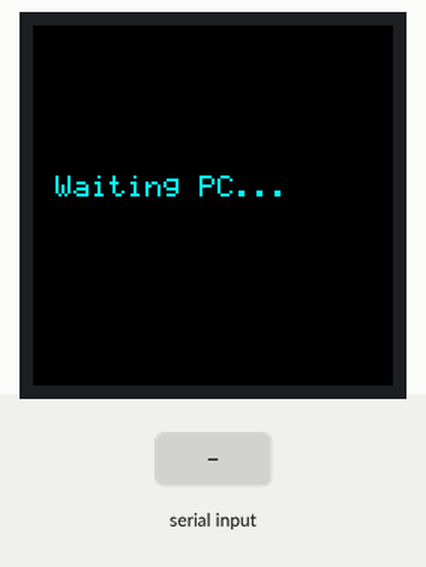
Simulated run of this program. Board: Raspberry Pi Pico running MicroPython. On the bench: 240×240 colour display. The test bench sets the inputs (shaded band).

Above: at 7.0 s.
7.1 s: "1" typed at the serial console, then Enter
At 10.0 s:
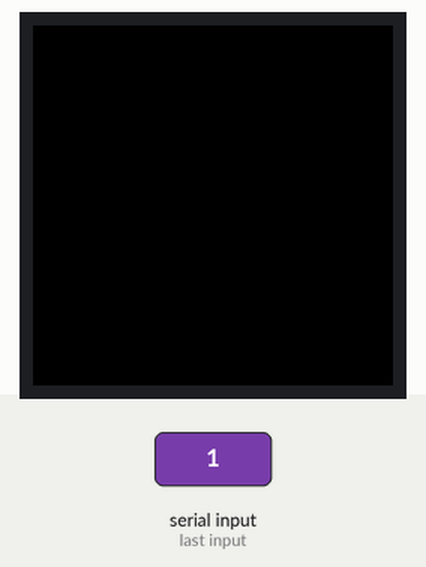
10.1 s: "0" typed at the serial console, then Enter
Timing chart, 0 to 13.1 s (numbered marks = the images above; inputs shaded):
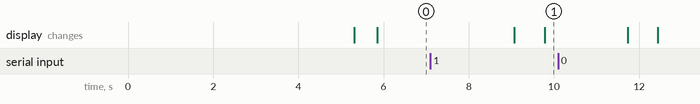

The program:

main.py
```python
import sys
import machine
import time
import ustruct
import select

# ============================================================================
# 1. ПОВНИЙ ШРИФТ 5x7 (Всі англійські літери, цифри та знаки)
# ============================================================================
FONT_BASIC = {
    ' ': [0x00, 0x00, 0x00, 0x00, 0x00], '!': [0x00, 0x00, 0x5f, 0x00, 0x00],
    ',': [0x00, 0x50, 0x30, 0x00, 0x00], '.': [0x00, 0x60, 0x60, 0x00, 0x00],
    '?': [0x00, 0x02, 0x51, 0x05, 0x00],

    # Цифри
    '0': [0x3e, 0x51, 0x49, 0x45, 0x3e], '1': [0x00, 0x42, 0x7f, 0x40, 0x00],
    '2': [0x42, 0x61, 0x51, 0x49, 0x46], '3': [0x21, 0x41, 0x45, 0x4b, 0x31],
    '4': [0x18, 0x14, 0x12, 0x7f, 0x10], '5': [0x27, 0x45, 0x45, 0x45, 0x39],
    '6': [0x3c, 0x4a, 0x49, 0x49, 0x30], '7': [0x01, 0x71, 0x09, 0x05, 0x03],
    '8': [0x36, 0x49, 0x49, 0x49, 0x36], '9': [0x06, 0x49, 0x49, 0x29, 0x1e],

    # ВЕЛИКІ ЛІТЕРИ
    'A': [0x7e, 0x11, 0x11, 0x11, 0x7e], 'B': [0x7f, 0x49, 0x49, 0x49, 0x36],
    'C': [0x3e, 0x41, 0x41, 0x41, 0x22], 'D': [0x7f, 0x41, 0x41, 0x22, 0x1c],
    'E': [0x7f, 0x49, 0x49, 0x49, 0x41], 'F': [0x7f, 0x09, 0x09, 0x09, 0x01],
    'G': [0x3e, 0x41, 0x49, 0x49, 0x7a], 'H': [0x7f, 0x08, 0x08, 0x08, 0x7f],
    'I': [0x00, 0x41, 0x7f, 0x41, 0x00], 'J': [0x20, 0x40, 0x41, 0x3f, 0x01],
    'K': [0x7f, 0x08, 0x14, 0x22, 0x41], 'L': [0x7f, 0x40, 0x40, 0x40, 0x40],
    'M': [0x7f, 0x02, 0x0c, 0x02, 0x7f], 'N': [0x7f, 0x04, 0x08, 0x10, 0x7f],
    'O': [0x3e, 0x41, 0x41, 0x41, 0x3e], 'P': [0x7f, 0x09, 0x09, 0x09, 0x06],
    'Q': [0x3e, 0x41, 0x51, 0x21, 0x5e], 'R': [0x7f, 0x09, 0x19, 0x29, 0x46],
    'S': [0x46, 0x49, 0x49, 0x49, 0x31], 'T': [0x01, 0x01, 0x7f, 0x01, 0x01],
    'U': [0x3f, 0x40, 0x40, 0x40, 0x3f], 'V': [0x1f, 0x20, 0x40, 0x20, 0x1f],
    'W': [0x3f, 0x40, 0x38, 0x40, 0x3f], 'X': [0x63, 0x14, 0x08, 0x14, 0x63],
    'Y': [0x07, 0x08, 0x70, 0x08, 0x07], 'Z': [0x61, 0x51, 0x49, 0x45, 0x43],

    # маленькі літери
    'a': [0x20, 0x54, 0x54, 0x54, 0x78], 'b': [0x7f, 0x48, 0x44, 0x44, 0x38],
    'c': [0x38, 0x44, 0x44, 0x44, 0x20], 'd': [0x38, 0x44, 0x44, 0x48, 0x7f],
    'e': [0x38, 0x54, 0x54, 0x54, 0x18], 'f': [0x08, 0x7e, 0x09, 0x01, 0x02],
    'g': [0x0c, 0x52, 0x52, 0x52, 0x3e], 'h': [0x7f, 0x08, 0x04, 0x04, 0x78],
    'i': [0x00, 0x44, 0x7d, 0x40, 0x00], 'j': [0x20, 0x40, 0x44, 0x3d, 0x00],
    'k': [0x7f, 0x10, 0x28, 0x44, 0x00], 'l': [0x00, 0x41, 0x7f, 0x40, 0x00],
    'm': [0x7c, 0x04, 0x18, 0x04, 0x78], 'n': [0x7c, 0x08, 0x04, 0x04, 0x78],
    'o': [0x38, 0x44, 0x44, 0x44, 0x38], 'p': [0x7c, 0x14, 0x14, 0x14, 0x08],
    'q': [0x08, 0x14, 0x14, 0x14, 0x7c], 'r': [0x7c, 0x08, 0x04, 0x04, 0x08],
    's': [0x24, 0x54, 0x54, 0x54, 0x48], 't': [0x04, 0x3f, 0x44, 0x40, 0x20],
    'u': [0x3c, 0x40, 0x40, 0x20, 0x7c], 'v': [0x1c, 0x20, 0x40, 0x20, 0x1c],
    'w': [0x3c, 0x40, 0x30, 0x40, 0x3c], 'x': [0x44, 0x28, 0x10, 0x28, 0x44],
    'y': [0x0c, 0x50, 0x50, 0x50, 0x3c], 'z': [0x44, 0x64, 0x54, 0x4c, 0x44]
}

BLACK = 0x0000
WHITE = 0xFFFF
CYAN = 0x07FF

# ============================================================================
# 2. КЛАС ДРАЙВЕРА ST7789
# ============================================================================
class ST7789:
    def __init__(self, spi, width, height, reset, cs, dc):
        self.spi = spi
        self.width = width
        self.height = height
        self.reset = reset
        self.cs = cs
        self.dc = dc
        self.hard_reset()
        self.init_display()

    def write_cmd(self, cmd):
        self.dc.off(); self.cs.off(); self.spi.write(bytearray([cmd])); self.cs.on()

    def write_data(self, data):
        self.dc.on(); self.cs.off(); self.spi.write(data); self.cs.on()

    def hard_reset(self):
        self.reset.on(); time.sleep_ms(50)
        self.reset.off(); time.sleep_ms(50)
        self.reset.on(); time.sleep_ms(150)

    def init_display(self):
        self.write_cmd(0x01); time.sleep_ms(150) # Reset
        self.write_cmd(0x11); time.sleep_ms(120) # Sleep Out
        self.write_cmd(0x3A); self.write_data(bytearray([0x55])) # 16-bit color
        self.write_cmd(0x36); self.write_data(bytearray([0x00])) # MADCTL
        self.write_cmd(0x2A); self.write_data(bytearray([0x00, 0x00, 0x00, 0xEF]))
        self.write_cmd(0x2B); self.write_data(bytearray([0x00, 0x00, 0x00, 0xEF]))
        self.write_cmd(0x21); self.write_cmd(0x13); self.write_cmd(0x29); time.sleep_ms(100)

    def set_window(self, x0, y0, x1, y1):
        self.write_cmd(0x2A); self.write_data(ustruct.pack(">HH", x0, x1))
        self.write_cmd(0x2B); self.write_data(ustruct.pack(">HH", y0, y1))
        self.write_cmd(0x2C)

    def fill(self, color):
        self.set_window(0, 0, self.width - 1, self.height - 1)
        self.dc.on(); self.cs.off()
        buffer = ustruct.pack(">H", color) * self.height
        for _ in range(self.width): self.spi.write(buffer)
        self.cs.on()

    def draw_pixel(self, x, y, color):
        if 0 <= x < self.width and 0 <= y < self.height:
            self.set_window(x, y, x, y)
            self.write_data(ustruct.pack(">H", color))

    def draw_char(self, x, y, char, color, size=1):
        if char not in FONT_BASIC: char = ' '
        bitmap = FONT_BASIC[char]
        for column in range(5):
            byte = bitmap[column]
            for row in range(8):
                if byte & (1 << row):
                    for px in range(size):
                        for py in range(size):
                            self.draw_pixel(x + column * size + px, y + row * size + py, color)

    def draw_string(self, x, y, string, color, size=1):
        current_x = x
        for char in string:
            self.draw_char(current_x, y, char, color, size)
            current_x += 6 * size

# ============================================================================
# 3. ІНІЦІАЛІЗАЦІЯ ЗАЛІЗА (ОПТИМІЗОВАНИЙ SOFTSPI)
# ============================================================================
rst_pin = machine.Pin(12, machine.Pin.OUT, machine.Pin.PULL_UP)
cs_pin = machine.Pin(14, machine.Pin.OUT, machine.Pin.PULL_UP)
dc_pin = machine.Pin(13, machine.Pin.OUT, machine.Pin.PULL_UP)

# Швидкість знижено до 200 кГц для стабільності та чітких сигналів
spi = machine.SoftSPI(
    baudrate=200000, polarity=1, phase=0,
    sck=machine.Pin(18), mosi=machine.Pin(19), miso=machine.Pin(16)
)

display = ST7789(spi, width=240, height=240, reset=rst_pin, cs=cs_pin, dc=dc_pin)
time.sleep_ms(50) # Короткий таймаут перед першою командою виведення даних
display.write_cmd(0x22)

# Чисте фарбування в чорний
display.fill(BLACK)
display.draw_string(15, 100, "Waiting PC...", CYAN, size=2)

# ============================================================================
# 4. ГОЛОВНИЙ ЦИКЛ: ПРИЙОМ ДАНИХ
# ============================================================================
buffer = ""
while True:
    if select.select([sys.stdin], [], [], 0)[0]:
        char = sys.stdin.read(1)

        if char == '\n' or char == '\r':
            line = buffer.strip()

            if len(line) > 0:
                display.fill(BLACK)
                row_height = 35

                # Розбиваємо рядок до 80 символів на 4 частини
                display.draw_string(10, 30, line[0:20], WHITE, size=1)
                display.draw_string(10, 30 + row_height, line[20:40], WHITE, size=1)
                display.draw_string(10, 30 + row_height*2, line[40:60], WHITE, size=1)
                display.draw_string(10, 30 + row_height*3, line[60:80], WHITE, size=1)

                buffer = ""
        else:
            buffer += char
            if len(buffer) > 120:
                buffer = ""

    time.sleep_ms(5)
```

Measured:
- after the input at 7.1 s, the display: first changes after 2.0 s (image 1 shows a later state)
